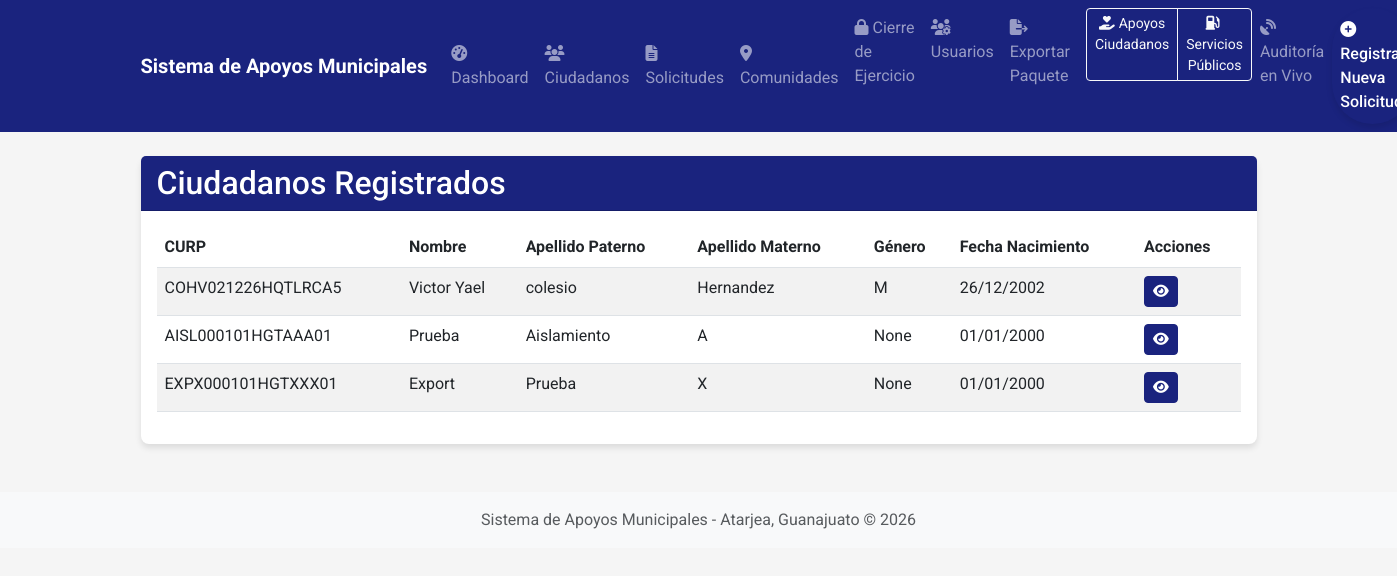
Page /ciudadanos (signed in) on the committed database.
### app/models.py (models this page shows, shortened)
class Ciudadano(db.Model):
    __tablename__ = 'ciudadanos'
    CURP = db.Column(db.String(18), primary_key=True)
    Nombre = db.Column(db.String(100), nullable=False)
    Apellido_Paterno = db.Column(db.String(100), nullable=False)
    Apellido_Materno = db.Column(db.String(100), nullable=True)
    RFC = db.Column(db.String(13), nullable=True)
    Genero = db.Column(db.String(1), nullable=True)
    Fecha_Nacimiento = db.Column(db.Date, nullable=True)
    Direccion = db.Column(db.String(200), nullable=True)
    Telefono = db.Column(db.String(20), nullable=True)
    Colonia = db.Column(db.String(100), nullable=True)
    Codigo_Postal = db.Column(db.String(10), nullable=True)
    Edad = db.Column(db.Integer, nullable=True)
    Discapacidad = db.Column(db.Boolean, default=False)
    solicitudes = db.relationship('Solicitud', backref='ciudadano', lazy=True)

### app/routes.py (the view)
@main.route('/ciudadanos')
@login_required
def lista_ciudadanos():
    try:
        ciudadanos = Ciudadano.query.all()
        return render_template('ciudadanos.html', ciudadanos=ciudadanos)
    except Exception as e:
        db.session.rollback()
        current_app.logger.error(f"Error al listar ciudadanos: {str(e)}")
        flash('No se pudo cargar la lista de ciudadanos en este momento.', 'danger')
        return render_template('ciudadanos.html', ciudadanos=[])

### app/models.py (called while the page is built)
    def es_admin(self):
        return (self.rol or '').lower() == RolUsuario.ADMIN.value.lower()

    def es_servicios_publicos(self):
        return (self.rol or '').lower() == RolUsuario.SERVICIOS_PUBLICOS.value.lower()

    def puede_cerrar_ejercicio(self):
        return self.es_admin() or self.es_presidente()

### templates/ciudadanos.html
{% extends "layout.html" %}
{% block content %}
<div class="container mt-4">
    <div class="card mb-4">
        <div class="card-header bg-primary text-white">
            <h2 class="mb-0">Ciudadanos Registrados</h2>
        </div>
        <div class="card-body">
            <div class="table-responsive">
                <table class="table table-striped table-hover">
                    <thead>
                        <tr>
                            <th>CURP</th>
                            <th>Nombre</th>
                            <th>Apellido Paterno</th>
                            <th>Apellido Materno</th>
                            <th>Género</th>
                            <th>Fecha Nacimiento</th>
                            <th>Acciones</th>
                        </tr>
                    </thead>
                    <tbody>
                        {% for ciudadano in ciudadanos %}
                        <tr>
                            <td>{{ ciudadano.CURP }}</td>
                            <td>{{ ciudadano.Nombre }}</td>
                            <td>{{ ciudadano.Apellido_Paterno }}</td>
                            <td>{{ ciudadano.Apellido_Materno }}</td>
                            <td>{{ ciudadano.Genero }}</td>
                            <td>{{ ciudadano.Fecha_Nacimiento.strftime('%d/%m/%Y') if ciudadano.Fecha_Nacimiento else 'N/A' }}</td>
                            <td>
                                <a href="{{ url_for('main.ver_ciudadano', curp=ciudadano.CURP) }}" class="btn btn-sm btn-primary">
                                    <i class="fas fa-eye"></i>
                                </a>
                            </td>
                        </tr>
                        {% else %}
                        <tr>
                            <td colspan="7" class="text-center">No hay ciudadanos registrados</td>
                        </tr>
                        {% endfor %}
                    </tbody>
                </table>
            </div>
        </div>
    </div>
</div>
{% endblock %}

### templates/layout.html (style rules this page uses)
body { background-color: #f5f5f5; font-family: 'Roboto', sans-serif; }
.card { border-radius: 8px; box-shadow: 0 4px 6px rgba(0, 0, 0, 0.1); margin-bottom: 1.5rem; border: none; }
.card-header { border-radius: 8px 8px 0 0; font-weight: 500; }
.bg-primary { background-color: #1a237e !important; }
.btn-primary { background-color: #1a237e; border-color: #1a237e; }

### rows in the picture
Ciudadano: CURP "COHV021226HQTLRCA5", Nombre "Victor Yael", Apellido_Paterno "colesio", Apellido_Materno "Hernandez", Genero "M", Fecha_Nacimiento "26/12/2002"
Ciudadano: CURP "AISL000101HGTAAA01", Nombre "Prueba", Apellido_Paterno "Aislamiento", Apellido_Materno "A", Genero "None", Fecha_Nacimiento "01/01/2000"
Ciudadano: CURP "EXPX000101HGTXXX01", Nombre "Export", Apellido_Paterno "Prueba", Apellido_Materno "X", Genero "None", Fecha_Nacimiento "01/01/2000"
